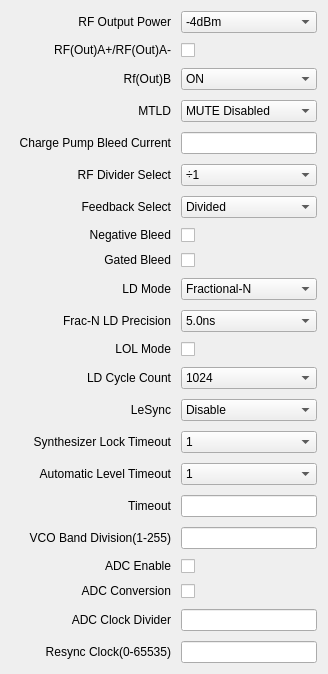
  <widget class="QWidget" name="layoutWidget1">
   <property name="geometry">
    <rect>
     <x>320</x>
     <y>9</y>
     <width>311</width>
     <height>671</height>
    </rect>
   </property>
   <layout class="QVBoxLayout" name="verticalLayout_2">
    <property name="spacing">
     <number>10</number>
    </property>
    <item>
     <layout class="QHBoxLayout" name="horizontalLayout_22">
      <item>
       <widget class="QLabel" name="label_17">
        <property name="sizePolicy">
         <sizepolicy hsizetype="Fixed" vsizetype="Fixed">
          <horstretch>0</horstretch>
          <verstretch>0</verstretch>
         </sizepolicy>
        </property>
        <property name="minimumSize">
         <size>
          <width>160</width>
          <height>0</height>
         </size>
        </property>
        <property name="text">
         <string>RF Output Power</string>
        </property>
        <property name="alignment">
         <set>Qt::AlignRight|Qt::AlignTrailing|Qt::AlignVCenter</set>
        </property>
       </widget>
      </item>
      <item>
       <widget class="QComboBox" name="comboBoxRfOutputPower">
        <item>
         <property name="text">
          <string>-4dBm</string>
         </property>
        </item>
        <item>
         <property name="text">
          <string>-1dBm</string>
         </property>
        </item>
        <item>
         <property name="text">
          <string>+2dBm</string>
         </property>
        </item>
        <item>
         <property name="text">
          <string>+5dBm</string>
         </property>
        </item>
       </widget>
      </item>
     </layout>
    </item>
    <item>
     <layout class="QHBoxLayout" name="horizontalLayout_23">
      <item>
       <widget class="QLabel" name="label_18">
        <property name="sizePolicy">
         <sizepolicy hsizetype="Fixed" vsizetype="Fixed">
          <horstretch>0</horstretch>
          <verstretch>0</verstretch>
         </sizepolicy>
        </property>
        <property name="minimumSize">
         <size>
          <width>160</width>
          <height>0</height>
         </size>
        </property>
        <property name="text">
         <string>RF(Out)A+/RF(Out)A-</string>
        </property>
        <property name="alignment">
         <set>Qt::AlignRight|Qt::AlignTrailing|Qt::AlignVCenter</set>
        </property>
       </widget>
      </item>
      <item>
       <widget class="QCheckBox" name="checkBoxRfOutA">
        <property name="text">
         <string/>
        </property>
       </widget>
      </item>
     </layout>
    </item>
    <item>
     <layout class="QHBoxLayout" name="horizontalLayout_24">
      <item>
       <widget class="QLabel" name="label_19">
        <property name="sizePolicy">
         <sizepolicy hsizetype="Fixed" vsizetype="Fixed">
          <horstretch>0</horstretch>
          <verstretch>0</verstretch>
         </sizepolicy>
        </property>
        <property name="minimumSize">
         <size>
          <width>160</width>
          <height>0</height>
         </size>
        </property>
        <property name="text">
         <string>Rf(Out)B</string>
        </property>
        <property name="alignment">
         <set>Qt::AlignRight|Qt::AlignTrailing|Qt::AlignVCenter</set>
        </property>
       </widget>
      </item>
      <item>
       <widget class="QComboBox" name="comboBoxRfOutB">
        <item>
         <property name="text">
          <string>ON</string>
         </property>
        </item>
        <item>
         <property name="text">
          <string>OFF</string>
         </property>
        </item>
       </widget>
      </item>
     </layout>
    </item>
    <item>
     <layout class="QHBoxLayout" name="horizontalLayout_25">
      <item>
       <widget class="QLabel" name="label_20">
        <property name="sizePolicy">
         <sizepolicy hsizetype="Fixed" vsizetype="Fixed">
          <horstretch>0</horstretch>
          <verstretch>0</verstretch>
         </sizepolicy>
        </property>
        <property name="minimumSize">
         <size>
          <width>160</width>
          <height>0</height>
         </size>
        </property>
        <property name="text">
         <string>MTLD</string>
        </property>
        <property name="alignment">
         <set>Qt::AlignRight|Qt::AlignTrailing|Qt::AlignVCenter</set>
        </property>
       </widget>
      </item>
      <item>
       <widget class="QComboBox" name="comboBoxMTLD">
        <item>
         <property name="text">
          <string>MUTE Disabled</string>
         </property>
        </item>
        <item>
         <property name="text">
          <string>MUTE Enabled</string>
         </property>
        </item>
       </widget>
      </item>
     </layout>
    </item>
    <item>
     <layout class="QHBoxLayout" name="horizontalLayout_26">
      <item>
       <widget class="QLabel" name="label_21">
        <property name="sizePolicy">
         <sizepolicy hsizetype="Fixed" vsizetype="Fixed">
          <horstretch>0</horstretch>
          <verstretch>0</verstretch>
         </sizepolicy>
        </property>
        <property name="minimumSize">
         <size>
          <width>160</width>
          <height>0</height>
         </size>
        </property>
        <property name="text">
         <string>Charge Pump Bleed Current</string>
        </property>
        <property name="alignment">
         <set>Qt::AlignRight|Qt::AlignTrailing|Qt::AlignVCenter</set>
        </property>
       </widget>
      </item>
      <item>
       <widget class="QLineEdit" name="lineEditCPBleedCurrent"/>
      </item>
     </layout>
    </item>
    <item>
     <layout class="QHBoxLayout" name="horizontalLayout_27">
      <item>
       <widget class="QLabel" name="label_22">
        <property name="sizePolicy">
         <sizepolicy hsizetype="Fixed" vsizetype="Fixed">
          <horstretch>0</horstretch>
          <verstretch>0</verstretch>
         </sizepolicy>
        </property>
        <property name="minimumSize">
         <size>
          <width>160</width>
          <height>0</height>
         </size>
        </property>
        <property name="text">
         <string>RF Divider Select</string>
        </property>
        <property name="alignment">
         <set>Qt::AlignRight|Qt::AlignTrailing|Qt::AlignVCenter</set>
        </property>
       </widget>
      </item>
      <item>
       <widget class="QComboBox" name="comboBoxRfDividerSel">
        <item>
         <property name="text">
          <string>÷1</string>
         </property>
        </item>
        <item>
         <property name="text">
          <string>÷2</string>
         </property>
        </item>
        <item>
         <property name="text">
          <string>÷4</string>
         </property>
        </item>
        <item>
         <property name="text">
          <string>÷8</string>
         </property>
        </item>
        <item>
         <property name="text">
          <string>÷16</string>
         </property>
        </item>
        <item>
         <property name="text">
          <string>÷32</string>
         </property>
        </item>
        <item>
         <property name="text">
          <string>÷64</string>
         </property>
        </item>
       </widget>
      </item>
     </layout>
    </item>
    <item>
     <layout class="QHBoxLayout" name="horizontalLayout_28">
      <item>
       <widget class="QLabel" name="label_41">
        <property name="sizePolicy">
         <sizepolicy hsizetype="Fixed" vsizetype="Fixed">
          <horstretch>0</horstretch>
          <verstretch>0</verstretch>
         </sizepolicy>
        </property>
        <property name="minimumSize">
         <size>
          <width>160</width>
          <height>0</height>
         </size>
        </property>
        <property name="text">
         <string>Feedback Select</string>
        </property>
        <property name="alignment">
         <set>Qt::AlignRight|Qt::AlignTrailing|Qt::AlignVCenter</set>
        </property>
       </widget>
      </item>
      <item>
       <widget class="QComboBox" name="comboBoxFeedbackSel">
        <item>
         <property name="text">
          <string>Divided</string>
         </property>
        </item>
        <item>
         <property name="text">
          <string>Fundamental</string>
         </property>
        </item>
       </widget>
      </item>
     </layout>
    </item>
    <item>
     <layout class="QHBoxLayout" name="horizontalLayout_29">
      <item>
       <widget class="QLabel" name="label_23">
        <property name="sizePolicy">
         <sizepolicy hsizetype="Fixed" vsizetype="Fixed">
          <horstretch>0</horstretch>
          <verstretch>0</verstretch>
         </sizepolicy>
        </property>
        <property name="minimumSize">
         <size>
          <width>160</width>
          <height>0</height>
         </size>
        </property>
        <property name="text">
         <string>Negative Bleed</string>
        </property>
        <property name="alignment">
         <set>Qt::AlignRight|Qt::AlignTrailing|Qt::AlignVCenter</set>
        </property>
       </widget>
      </item>
      <item>
       <widget class="QCheckBox" name="checkBoxNegativeBleed">
        <property name="text">
         <string/>
        </property>
       </widget>
      </item>
     </layout>
    </item>
    <item>
     <layout class="QHBoxLayout" name="horizontalLayout_30">
      <item>
       <widget class="QLabel" name="label_24">
        <property name="sizePolicy">
         <sizepolicy hsizetype="Fixed" vsizetype="Fixed">
          <horstretch>0</horstretch>
          <verstretch>0</verstretch>
         </sizepolicy>
        </property>
        <property name="minimumSize">
         <size>
          <width>160</width>
          <height>0</height>
         </size>
        </property>
        <property name="text">
         <string>Gated Bleed</string>
        </property>
        <property name="alignment">
         <set>Qt::AlignRight|Qt::AlignTrailing|Qt::AlignVCenter</set>
        </property>
       </widget>
      </item>
      <item>
       <widget class="QCheckBox" name="checkBoxGateBleed">
        <property name="text">
         <string/>
        </property>
       </widget>
      </item>
     </layout>
    </item>
    <item>
     <layout class="QHBoxLayout" name="horizontalLayout_31">
      <item>
       <widget class="QLabel" name="label_25">
        <property name="sizePolicy">
         <sizepolicy hsizetype="Fixed" vsizetype="Fixed">
          <horstretch>0</horstretch>
          <verstretch>0</verstretch>
         </sizepolicy>
        </property>
        <property name="minimumSize">
         <size>
          <width>160</width>
          <height>0</height>
         </size>
        </property>
        <property name="text">
         <string>LD Mode</string>
        </property>
        <property name="alignment">
         <set>Qt::AlignRight|Qt::AlignTrailing|Qt::AlignVCenter</set>
        </property>
       </widget>
      </item>
      <item>
       <widget class="QComboBox" name="comboBoxLDMode">
        <item>
         <property name="text">
          <string>Fractional-N</string>
         </property>
        </item>
        <item>
         <property name="text">
          <string>Integer-N(2.9ns)</string>
         </property>
        </item>
       </widget>
      </item>
     </layout>
    </item>
    <item>
     <layout class="QHBoxLayout" name="horizontalLayout_32">
      <item>
       <widget class="QLabel" name="label_42">
        <property name="sizePolicy">
         <sizepolicy hsizetype="Fixed" vsizetype="Fixed">
          <horstretch>0</horstretch>
          <verstretch>0</verstretch>
         </sizepolicy>
        </property>
        <property name="minimumSize">
         <size>
          <width>160</width>
          <height>0</height>
         </size>
        </property>
        <property name="text">
         <string>Frac-N LD Precision</string>
        </property>
        <property name="alignment">
         <set>Qt::AlignRight|Qt::AlignTrailing|Qt::AlignVCenter</set>
        </property>
       </widget>
      </item>
      <item>
       <widget class="QComboBox" name="comboBoxFracN_LDPrecision">
        <item>
         <property name="text">
          <string>5.0ns</string>
         </property>
        </item>
        <item>
         <property name="text">
          <string>6.0ns</string>
         </property>
        </item>
        <item>
         <property name="text">
          <string>8.0ns</string>
         </property>
        </item>
        <item>
         <property name="text">
          <string>12.0ns</string>
         </property>
        </item>
       </widget>
      </item>
     </layout>
    </item>
    <item>
     <layout class="QHBoxLayout" name="horizontalLayout_33">
      <item>
       <widget class="QLabel" name="label_43">
        <property name="sizePolicy">
         <sizepolicy hsizetype="Fixed" vsizetype="Fixed">
          <horstretch>0</horstretch>
          <verstretch>0</verstretch>
         </sizepolicy>
        </property>
        <property name="minimumSize">
         <size>
          <width>160</width>
          <height>0</height>
         </size>
        </property>
        <property name="text">
         <string>LOL Mode</string>
        </property>
        <property name="alignment">
         <set>Qt::AlignRight|Qt::AlignTrailing|Qt::AlignVCenter</set>
        </property>
       </widget>
      </item>
      <item>
       <widget class="QCheckBox" name="checkBoxLOLMode">
        <property name="text">
         <string/>
        </property>
       </widget>
      </item>
     </layout>
    </item>
    <item>
     <layout class="QHBoxLayout" name="horizontalLayout_34">
      <item>
       <widget class="QLabel" name="label_26">
        <property name="sizePolicy">
         <sizepolicy hsizetype="Fixed" vsizetype="Fixed">
          <horstretch>0</horstretch>
          <verstretch>0</verstretch>
         </sizepolicy>
        </property>
        <property name="minimumSize">
         <size>
          <width>160</width>
          <height>0</height>
         </size>
        </property>
        <property name="text">
         <string>LD Cycle Count</string>
        </property>
        <property name="alignment">
         <set>Qt::AlignRight|Qt::AlignTrailing|Qt::AlignVCenter</set>
        </property>
       </widget>
      </item>
      <item>
       <widget class="QComboBox" name="comboBoxLDCycleCount">
        <item>
         <property name="text">
          <string>1024</string>
         </property>
        </item>
        <item>
         <property name="text">
          <string>2048</string>
         </property>
        </item>
        <item>
         <property name="text">
          <string>4096</string>
         </property>
        </item>
        <item>
         <property name="text">
          <string>8192</string>
         </property>
        </item>
       </widget>
      </item>
     </layout>
    </item>
    <item>
     <layout class="QHBoxLayout" name="horizontalLayout_35">
      <item>
       <widget class="QLabel" name="label_27">
        <property name="sizePolicy">
         <sizepolicy hsizetype="Fixed" vsizetype="Fixed">
          <horstretch>0</horstretch>
          <verstretch>0</verstretch>
         </sizepolicy>
        </property>
        <property name="minimumSize">
         <size>
          <width>160</width>
          <height>0</height>
         </size>
        </property>
        <property name="text">
         <string>LeSync</string>
        </property>
        <property name="alignment">
         <set>Qt::AlignRight|Qt::AlignTrailing|Qt::AlignVCenter</set>
        </property>
       </widget>
      </item>
      <item>
       <widget class="QComboBox" name="comboBoxLeSync">
        <item>
         <property name="text">
          <string>Disable</string>
         </property>
        </item>
        <item>
         <property name="text">
          <string>Le Synced To Refin</string>
         </property>
        </item>
       </widget>
      </item>
     </layout>
    </item>
    <item>
     <layout class="QHBoxLayout" name="horizontalLayout_36">
      <item>
       <widget class="QLabel" name="label_28">
        <property name="sizePolicy">
         <sizepolicy hsizetype="Fixed" vsizetype="Fixed">
          <horstretch>0</horstretch>
          <verstretch>0</verstretch>
         </sizepolicy>
        </property>
        <property name="minimumSize">
         <size>
          <width>160</width>
          <height>0</height>
         </size>
        </property>
        <property name="text">
         <string>Synthesizer Lock Timeout</string>
        </property>
        <property name="alignment">
         <set>Qt::AlignRight|Qt::AlignTrailing|Qt::AlignVCenter</set>
        </property>
       </widget>
      </item>
      <item>
       <widget class="QComboBox" name="comboBoxSynthesizerLockTimeout">
        <item>
         <property name="text">
          <string>1</string>
         </property>
        </item>
        <item>
         <property name="text">
          <string>2</string>
         </property>
        </item>
        <item>
         <property name="text">
          <string>3</string>
         </property>
        </item>
        <item>
         <property name="text">
          <string>4</string>
         </property>
        </item>
        <item>
         <property name="text">
          <string>5</string>
         </property>
        </item>
        <item>
         <property name="text">
          <string>6</string>
         </property>
        </item>
        <item>
         <property name="text">
          <string>7</string>
         </property>
        </item>
        <item>
         <property name="text">
          <string>8</string>
         </property>
        </item>
        <item>
         <property name="text">
          <string>9</string>
         </property>
        </item>
        <item>
         <property name="text">
          <string>10</string>
         </property>
        </item>
        <item>
         <property name="text">
          <string>11</string>
         </property>
        </item>
        <item>
         <property name="text">
          <string>12</string>
         </property>
        </item>
        <item>
         <property name="text">
          <string>13</string>
         </property>
        </item>
        <item>
         <property name="text">
          <string>14</string>
         </property>
        </item>
        <item>
         <property name="text">
          <string>15</string>
         </property>
        </item>
        <item>
         <property name="text">
          <string>16</string>
         </property>
        </item>
        <item>
         <property name="text">
          <string>17</string>
         </property>
        </item>
        <item>
         <property name="text">
          <string>18</string>
         </property>
        </item>
        <item>
         <property name="text">
          <string>19</string>
         </property>
        </item>
        <item>
         <property name="text">
          <string>20</string>
         </property>
        </item>
        <item>
         <property name="text">
          <string>21</string>
         </property>
        </item>
        <item>
         <property name="text">
          <string>22</string>
         </property>
        </item>
        <item>
         <property name="text">
          <string>23</string>
         </property>
        </item>
        <item>
         <property name="text">
          <string>24</string>
         </property>
        </item>
        <item>
         <property name="text">
          <string>25</string>
         </property>
        </item>
        <item>
         <property name="text">
          <string>26</string>
         </property>
        </item>
        <item>
         <property name="text">
          <string>27</string>
         </property>
        </item>
        <item>
         <property name="text">
          <string>28</string>
         </property>
        </item>
        <item>
         <property name="text">
          <string>29</string>
         </property>
        </item>
        <item>
         <property name="text">
          <string>30</string>
         </property>
        </item>
        <item>
         <property name="text">
          <string>31</string>
         </property>
        </item>
       </widget>
      </item>
     </layout>
    </item>
    <item>
     <layout class="QHBoxLayout" name="horizontalLayout_37">
      <item>
       <widget class="QLabel" name="label_29">
        <property name="sizePolicy">
         <sizepolicy hsizetype="Fixed" vsizetype="Fixed">
          <horstretch>0</horstretch>
          <verstretch>0</verstretch>
         </sizepolicy>
        </property>
        <property name="minimumSize">
         <size>
          <width>160</width>
          <height>0</height>
         </size>
        </property>
        <property name="text">
         <string>Automatic Level Timeout</string>
        </property>
        <property name="alignment">
         <set>Qt::AlignRight|Qt::AlignTrailing|Qt::AlignVCenter</set>
        </property>
       </widget>
      </item>
      <item>
       <widget class="QComboBox" name="comboBoxAutomaticLevelTimeout">
        <item>
         <property name="text">
          <string>1</string>
         </property>
        </item>
        <item>
         <property name="text">
          <string>2</string>
         </property>
        </item>
        <item>
         <property name="text">
          <string>3</string>
         </property>
        </item>
        <item>
         <property name="text">
          <string>4</string>
         </property>
        </item>
        <item>
         <property name="text">
          <string>5</string>
         </property>
        </item>
        <item>
         <property name="text">
          <string>6</string>
         </property>
        </item>
        <item>
         <property name="text">
          <string>7</string>
         </property>
        </item>
        <item>
         <property name="text">
          <string>8</string>
         </property>
        </item>
        <item>
         <property name="text">
          <string>9</string>
         </property>
        </item>
        <item>
         <property name="text">
          <string>10</string>
         </property>
        </item>
        <item>
         <property name="text">
          <string>11</string>
         </property>
        </item>
        <item>
         <property name="text">
          <string>12</string>
         </property>
        </item>
        <item>
         <property name="text">
          <string>13</string>
         </property>
        </item>
        <item>
         <property name="text">
          <string>14</string>
         </property>
        </item>
        <item>
         <property name="text">
          <string>15</string>
         </property>
        </item>
        <item>
         <property name="text">
          <string>16</string>
         </property>
        </item>
        <item>
         <property name="text">
          <string>17</string>
         </property>
        </item>
        <item>
         <property name="text">
          <string>18</string>
         </property>
        </item>
        <item>
         <property name="text">
          <string>19</string>
         </property>
        </item>
        <item>
         <property name="text">
          <string>20</string>
         </property>
        </item>
        <item>
         <property name="text">
          <string>21</string>
         </property>
        </item>
        <item>
         <property name="text">
          <string>22</string>
         </property>
        </item>
        <item>
         <property name="text">
          <string>23</string>
         </property>
        </item>
        <item>
         <property name="text">
          <string>24</string>
         </property>
        </item>
        <item>
         <property name="text">
          <string>25</string>
         </property>
        </item>
        <item>
         <property name="text">
          <string>26</string>
         </property>
        </item>
        <item>
         <property name="text">
          <string>27</string>
         </property>
        </item>
        <item>
         <property name="text">
          <string>28</string>
         </property>
        </item>
        <item>
         <property name="text">
          <string>29</string>
         </property>
        </item>
        <item>
         <property name="text">
          <string>30</string>
         </property>
        </item>
        <item>
         <property name="text">
          <string>31</string>
         </property>
        </item>
       </widget>
      </item>
     </layout>
    </item>
    <item>
     <layout class="QHBoxLayout" name="horizontalLayout_38">
      <item>
       <widget class="QLabel" name="label_30">
        <property name="sizePolicy">
         <sizepolicy hsizetype="Fixed" vsizetype="Fixed">
          <horstretch>0</horstretch>
          <verstretch>0</verstretch>
         </sizepolicy>
        </property>
        <property name="minimumSize">
         <size>
          <width>160</width>
          <height>0</height>
         </size>
        </property>
        <property name="text">
         <string>Timeout</string>
        </property>
        <property name="alignment">
         <set>Qt::AlignRight|Qt::AlignTrailing|Qt::AlignVCenter</set>
        </property>
       </widget>
      </item>
      <item>
       <widget class="QLineEdit" name="lineEditTimeout"/>
      </item>
     </layout>
    </item>
    <item>
     <layout class="QHBoxLayout" name="horizontalLayout_39">
      <item>
       <widget class="QLabel" name="label_31">
        <property name="sizePolicy">
         <sizepolicy hsizetype="Fixed" vsizetype="Fixed">
          <horstretch>0</horstretch>
          <verstretch>0</verstretch>
         </sizepolicy>
        </property>
        <property name="minimumSize">
         <size>
          <width>160</width>
          <height>0</height>
         </size>
        </property>
        <property name="text">
         <string>VCO Band Division(1-255)</string>
        </property>
        <property name="alignment">
         <set>Qt::AlignRight|Qt::AlignTrailing|Qt::AlignVCenter</set>
        </property>
       </widget>
      </item>
      <item>
       <widget class="QLineEdit" name="lineEditVCOBandDivision"/>
      </item>
     </layout>
    </item>
    <item>
     <layout class="QHBoxLayout" name="horizontalLayout_40">
      <item>
       <widget class="QLabel" name="label_37">
        <property name="sizePolicy">
         <sizepolicy hsizetype="Fixed" vsizetype="Fixed">
          <horstretch>0</horstretch>
          <verstretch>0</verstretch>
         </sizepolicy>
        </property>
        <property name="minimumSize">
         <size>
          <width>160</width>
          <height>0</height>
         </size>
        </property>
        <property name="text">
         <string>ADC Enable</string>
        </property>
        <property name="alignment">
         <set>Qt::AlignRight|Qt::AlignTrailing|Qt::AlignVCenter</set>
        </property>
       </widget>
      </item>
      <item>
       <widget class="QCheckBox" name="checkBoxADCEnable">
        <property name="text">
         <string/>
        </property>
       </widget>
      </item>
     </layout>
    </item>
    <item>
     <layout class="QHBoxLayout" name="horizontalLayout_41">
      <item>
       <widget class="QLabel" name="label_38">
        <property name="sizePolicy">
         <sizepolicy hsizetype="Fixed" vsizetype="Fixed">
          <horstretch>0</horstretch>
          <verstretch>0</verstretch>
         </sizepolicy>
        </property>
        <property name="minimumSize">
         <size>
          <width>160</width>
          <height>0</height>
         </size>
        </property>
        <property name="text">
         <string>ADC Conversion</string>
        </property>
        <property name="alignment">
         <set>Qt::AlignRight|Qt::AlignTrailing|Qt::AlignVCenter</set>
        </property>
       </widget>
      </item>
      <item>
       <widget class="QCheckBox" name="checkBoxADCConversion">
        <property name="text">
         <string/>
        </property>
       </widget>
      </item>
     </layout>
    </item>
    <item>
     <layout class="QHBoxLayout" name="horizontalLayout_42">
      <item>
       <widget class="QLabel" name="label_39">
        <property name="sizePolicy">
         <sizepolicy hsizetype="Fixed" vsizetype="Fixed">
          <horstretch>0</horstretch>
          <verstretch>0</verstretch>
         </sizepolicy>
        </property>
        <property name="minimumSize">
         <size>
          <width>160</width>
          <height>0</height>
         </size>
        </property>
        <property name="text">
         <string>ADC Clock Divider</string>
        </property>
        <property name="alignment">
         <set>Qt::AlignRight|Qt::AlignTrailing|Qt::AlignVCenter</set>
        </property>
       </widget>
      </item>
      <item>
       <widget class="QLineEdit" name="lineEditADCClockDivider"/>
      </item>
     </layout>
    </item>
    <item>
     <layout class="QHBoxLayout" name="horizontalLayout_43">
      <item>
       <widget class="QLabel" name="label_40">
        <property name="sizePolicy">
         <sizepolicy hsizetype="Fixed" vsizetype="Fixed">
          <horstretch>0</horstretch>
          <verstretch>0</verstretch>
         </sizepolicy>
        </property>
        <property name="minimumSize">
         <size>
          <width>160</width>
          <height>0</height>
         </size>
        </property>
        <property name="text">
         <string>Resync Clock(0-65535)</string>
        </property>
        <property name="alignment">
         <set>Qt::AlignRight|Qt::AlignTrailing|Qt::AlignVCenter</set>
        </property>
       </widget>
      </item>
      <item>
       <widget class="QLineEdit" name="lineEditResyncClock"/>
      </item>
     </layout>
    </item>
   </layout>
  </widget>
